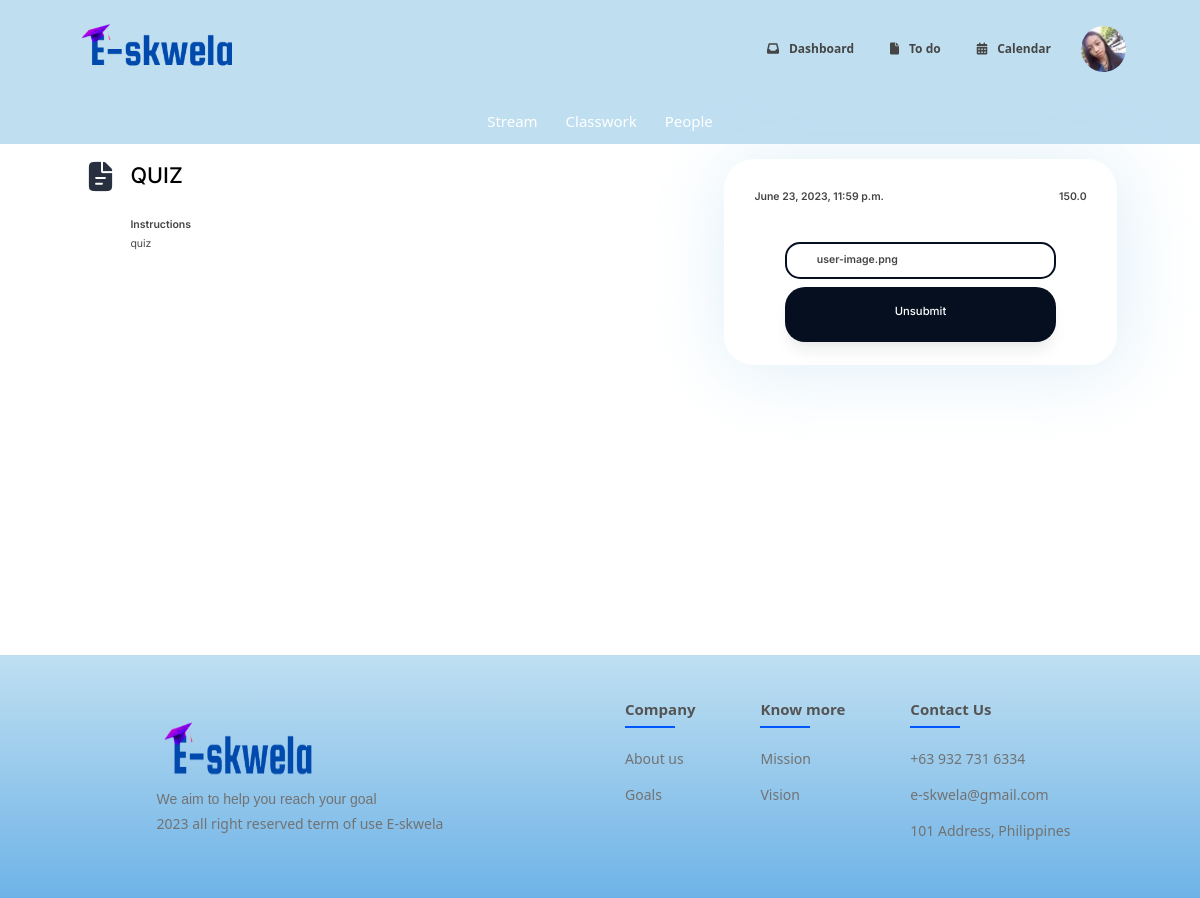
/submission/8/19 (signed in), run on the app's committed database.
### educ_web/models.py (models this page shows, shortened)
class User(AbstractUser):
    first_name = models.CharField(max_length=20, blank=True)
    last_name = models.CharField(max_length=20, blank=True)
    profile_picture = models.ImageField(upload_to="users/", null=True, blank=True)
    def filename(self):
        return os.path.basename(self.profile_picture.name)

class Task(models.Model):
    CATEGORY = [
        ('ASSIGNMENT', 'Assignment'),
        ('QUIZ', 'Quiz'),
        ('MATERIAL', 'Material'),
    ]
    type = models.CharField(max_length=20, choices=CATEGORY)
    title = models.CharField(max_length=64)
    instruction = models.TextField()
    score = models.FloatField(null=True, blank=True)
    due_date_time = models.DateTimeField(null=True, blank=True)
    date_time = models.DateTimeField(auto_now_add=True, editable=False, null=True)
    course = models.ForeignKey(Course, related_name="task", null=True, on_delete=models.CASCADE)

class Submission(models.Model):
    student_name = models.ForeignKey(User, related_name="submission", on_delete=models.CASCADE)
    course = models.ForeignKey(Course, related_name="submission", on_delete=models.CASCADE)
    task = models.ForeignKey(Task, related_name="submission", on_delete=models.CASCADE)
    submission_date = models.DateTimeField(auto_now_add=True, editable=False)
    submission_status = models.BooleanField(default=False)
    attached_file = models.FileField(upload_to=f"submission/{course.name}", blank=True)
    student_grade = models.FloatField(blank=True, null=True)
    def filename(self):
        return os.path.basename(self.attached_file.name)

### educ_web/views.py (the view)
# urls.py: path("submission/<int:course_id>/<int:task_id>", views.submission , name="submission"),
def submission(request, course_id, task_id):
    course = Course.objects.get(pk=course_id)
    task = course.task.get(pk=task_id)
    try:
        submission = Submission.objects.get(student_name=request.user, task=task.id)
        return render(request, 'main/S_submission/S_submission.html', {
            "course": course,
            "user": request.user,
            "task": task,
            "submission": submission,
        })
    except:
        return render(request, 'main/S_submission/S_submission.html', {
            "course": course,
            "user": request.user,
            "task": task,
        })

### educ_web/templates/main/S_submission/S_submission.html (shortened to what this page needs)
{%  extends 'main/S_home/S_home.html' %}
{% load static %}
{% block script %}
    <link href="{% static 'S_submission/S_submission.css' %}" rel="stylesheet">
{% endblock %}
{% block body %}
    <div class="course-navbar-temp">
        <a href="{% url 'student_stream' course_id=course.id %}">Stream</a>
        <a href="{% url 'student_classwork' course_id=course.id %}">Classwork</a>
        <a href="{% url 'student_people' course_id=course.id %}">People</a>
    </div>
    <main>
        <div class="body-internal-container">
            <div class="act-logo-container">
                <div class="act-logo">
                    <img src="{% static '/images/File Doc.png' %}" id="file-doc-logo" alt="Dark File Document Logo" width="35" height="35">
                </div>
            </div>
            <div class="main-instruct-container">
                <div class="act-name-context" id="act-name-context">
                    {{ task.title | upper }}
                </div>
                <div class="instruct-details-container">
                    <span class="instruct-title-context">
                        Instructions
                    </span>
                    <div class="instruct-details-context">
                        {{ task.instruction }}
                    </div>
                </div>
            </div>
            <div class="submission-bin-container" id="submission-bin-container">
                <div class="due-pts-container">
                    <div class="due-date-time-context">
                        {{ task.due_date_time }}
                    </div>
                    <div class="pts-context">
                        {{ task.score }}
                    </div>
                </div>
                {% if submission %}
                    <div class="uploaded-file-container">
                        <span class="file-name-context">
                            {{ submission.filename }}
                        </span>
                    </div>
                    <form id="unsubmit-attach-file" action="{% url 'del_attachment' course_id=course.id task_id=task.id %}" method="POST" enctype="multipart/form-data">
                        <input class="unsubmit-container" type="submit" form="unsubmit-attach-file" value="Unsubmit">
                    </form>
                {% endif %}
            </div>
        </div>
    </main>
{% endblock %}

### educ_web/templates/main/S_home/S_home.html (shortened to what this page needs)
{% extends 'layout.html' %}
{% load static %}
{% block navbar %}
    <div class="nav-bar">
        <nav class="navbar navbar-expand-lg"
            style="background-color: #BFDFF1; padding: 15px;">
            <div class="container-fluid">
                <a class="navbar-brand" href="{% url 'home' %}">
                    <img src="{% static '/images/logo.png' %}" alt="logo" height="60" width="170" style="margin-left: 50px;">
                </a>
                <div class="collapse navbar-collapse" id="navbarSupportedContent">
                    <ul class="navbar-nav ms-auto mb-2 mb-lg-0" style="margin-right: 10px;">
                        <li class="nav-item">
                            <a class="nav-link" href="{% url 'home' %}" style="padding-right: 20px;"><i class="fa-solid fa-inbox"
                                    style="padding: 10px;"></i>Dashboard</a>
                        </li>
                        <li class="nav-item">
                            <a class="nav-link" href="{% url 'todo' %}" style="padding-right: 20px;"><i class="fa-solid fa-file"
                                    style="padding: 10px;"></i>To do</a>
                        </li>
                        <li class="nav-item">
                            <a id="user-id-calendar" class="nav-link {{ user.id }}" href="{% url 'calendar' %}" style="padding-right: 20px;"><i
                                    class="fa-solid fa-calendar-days" style="padding: 10px;"></i>Calendar</a>
                        </li>
                    </ul>
                    {% if user_profile %}
                        <img src="{{ user_profile }}" class="user-pic" onclick="toggleMenu()">
                    {% elif user.profile_picture %}
                        <img src="{{ user.profile_picture.url }}" class="user-pic" onclick="toggleMenu()">
                    {% else %}
                        <img src="{% static 'images/user-person.png' %}" class="user-pic" onclick="toggleMenu()">
                    {% endif %}
                </div>
            </div>
        </nav>
    </div>
{% endblock %}

### educ_web/static/navbar/navbar.css (style rules this page uses)
.nav-link { font-weight: bold; color: #454545; }
.user-pic { width: 45px; border-radius: 50%; cursor: pointer; margin-right: 50px; }

### educ_web/static/footer/footer.css (style rules this page uses)
* { margin: 0; padding: 0; box-sizing: border-box; }
:root { --main-bg-color: #bfdff1; --main-font-color: #3443cf; --border-color: #1e1e1e; --button-disabled: #7d9dba; --table-border: 1vw; --blue: #0057FE; --lightblue: #BFDFF1; --white: #ffffffff; --gray: #454545; --lightgray: #877F7F; }
html { transition: all 200ms ease-in 0ms; font-size: 12px; }
html, body { margin: 0px; }
ul { list-style: none; padding-left: 0 !important; }

### educ_web/static/S_submission/S_submission.css (style rules this page uses)
* { margin: 0; }
.course-navbar-temp { float: center; text-align: center; padding: 1rem 1.5rem; text-decoration: none; font-size: 1.25rem; text-align: center; background-color: #bfdff1; }
.course-navbar-temp > a { margin: 0 1rem; text-decoration: none; color: #FFFFFF; }
.body-internal-container { display: flex; justify-content: center; padding: 1.25rem 1.5rem 1.5rem 1.5rem; height: 100%; }
.act-logo-container { margin-right: 1rem; }
.main-instruct-container { display: flex; flex: 1 1 auto; flex-direction: column; max-width: 47.5rem; min-width: 0; }
.act-name-context { font-family: 'Inter', sans-serif; font-style: normal; font-size: 1.8em; font-weight: 500; color: #000000; display: flex; justify-content: space-between; }
.instruct-details-container { margin-top: 2.125rem; }
.instruct-title-context { font-family: 'Inter', sans-serif; font-style: normal; font-weight: 600; font-size: 0.875rem; line-height: 1.25rem; color: #454545; }
.instruct-details-context { font-family: 'Inter', sans-serif; font-style: normal; font-weight: 400; font-size: 0.875rem; line-height: 1.25rem; text-align: justify; color: #454545; padding-top: 0.35rem; }
.submission-bin-container { flex: 0 0 auto; margin-left: 2rem; max-width: 32.68rem; width: 32.68rem; padding-bottom: 1.25rem; background: #FFFFFF; box-shadow: 4px 4px 70px 5px rgba(191, 223, 241, 0.47); border-radius: 30px; }
.due-pts-container { display: flex; justify-content: space-between; padding: 2.5rem; }
.due-date-time-context { font-family: 'Inter', sans-serif; font-style: normal; font-weight: 600; font-size: 0.875rem; line-height: 1.25rem; color: #454545; }
.pts-context { font-family: 'Inter', sans-serif; font-style: normal; font-weight: 600; font-size: 0.875rem; line-height: 1.25rem; color: #454545; }
input { display: none; }
.unsubmit-container { background: #050F20; color: #FFFFFF; padding: 1.5rem 1.5rem 2rem; width: 22.625rem; box-shadow: 0px 12px 16px -4px rgba(16, 24, 40, 0.08), 0px 4px 6px -2px rgba(16, 24, 40, 0.03); border-radius: 20px; border: 0; cursor: pointer; display: block; margin: 0.625rem auto; font-family: 'Inter', sans-serif; font-style: normal; font-weight: 500; font-size: 0.9375rem; line-height: 1.125rem; text-align: center; }
.uploaded-file-container { width: 22.625rem; height: 3.125rem; background: #FFFFFF; border: 2px solid #050F20; border-radius: 1.25rem; margin: 0.625rem auto; padding-left: 1.25rem; padding-right: 1.25rem; font-family: 'Inter', sans-serif; font-style: normal; font-weight: 600; font-size: 0.875rem; line-height: 1.063rem; display: flex; align-items: center; text-align: center; color: #454545; }
.file-name-context { text-overflow: ellipsis; white-space: nowrap; overflow: hidden; }

### data on the page
User: profile_picture (picture)
Task: title "QUIZ", instruction "quiz", due_date_time "June 23, 2023, 11:59 p.m.", score "150.0"
Submission: filename "user-image.png"
